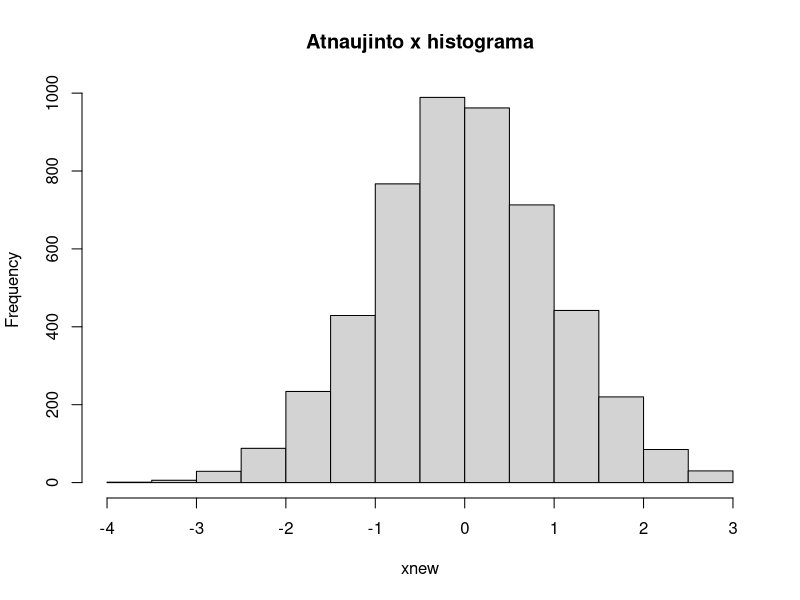

The R script that drew this image:
## ---- chunk 1
set.seed(1234567890)
x <- rnorm(5000)
mean(x)
sd(x)
## ---- chunk 2
new <- x[(x>mean(x)-3*sd(x))&(mean(x) + 3*sd(x)<x)]
new #reiksmes, kurios nepakliuna i intervala.


## ---- chunk 3
xnew <- setdiff(x, new) # pasaliname reiksmes, kurios nepakliuna i intervala.
hist(xnew, main = 'Atnaujinto x histograma')

